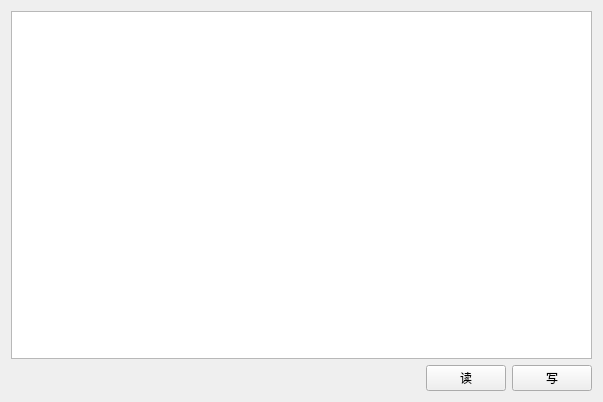
<?xml version="1.0" encoding="UTF-8"?>
<ui version="4.0">
 <class>ProcessMemoryWindowClass</class>
 <widget class="QWidget" name="ProcessMemoryWindowClass">
  <property name="geometry">
   <rect>
    <x>0</x>
    <y>0</y>
    <width>603</width>
    <height>402</height>
   </rect>
  </property>
  <property name="windowTitle">
   <string>进程内存</string>
  </property>
  <layout class="QVBoxLayout" name="verticalLayout">
   <item>
    <widget class="QTableView" name="ProcessMemory_TableView"/>
   </item>
   <item>
    <layout class="QHBoxLayout" name="horizontalLayout">
     <item>
      <spacer name="horizontalSpacer">
       <property name="orientation">
        <enum>Qt::Horizontal</enum>
       </property>
       <property name="sizeHint" stdset="0">
        <size>
         <width>40</width>
         <height>20</height>
        </size>
       </property>
      </spacer>
     </item>
     <item>
      <widget class="QPushButton" name="ReadMemory_Button">
       <property name="text">
        <string>读</string>
       </property>
      </widget>
     </item>
     <item>
      <widget class="QPushButton" name="WriteMemory_Button">
       <property name="text">
        <string>写</string>
       </property>
      </widget>
     </item>
    </layout>
   </item>
  </layout>
 </widget>
 <layoutdefault spacing="6" margin="11"/>
 <resources/>
 <connections/>
</ui>
